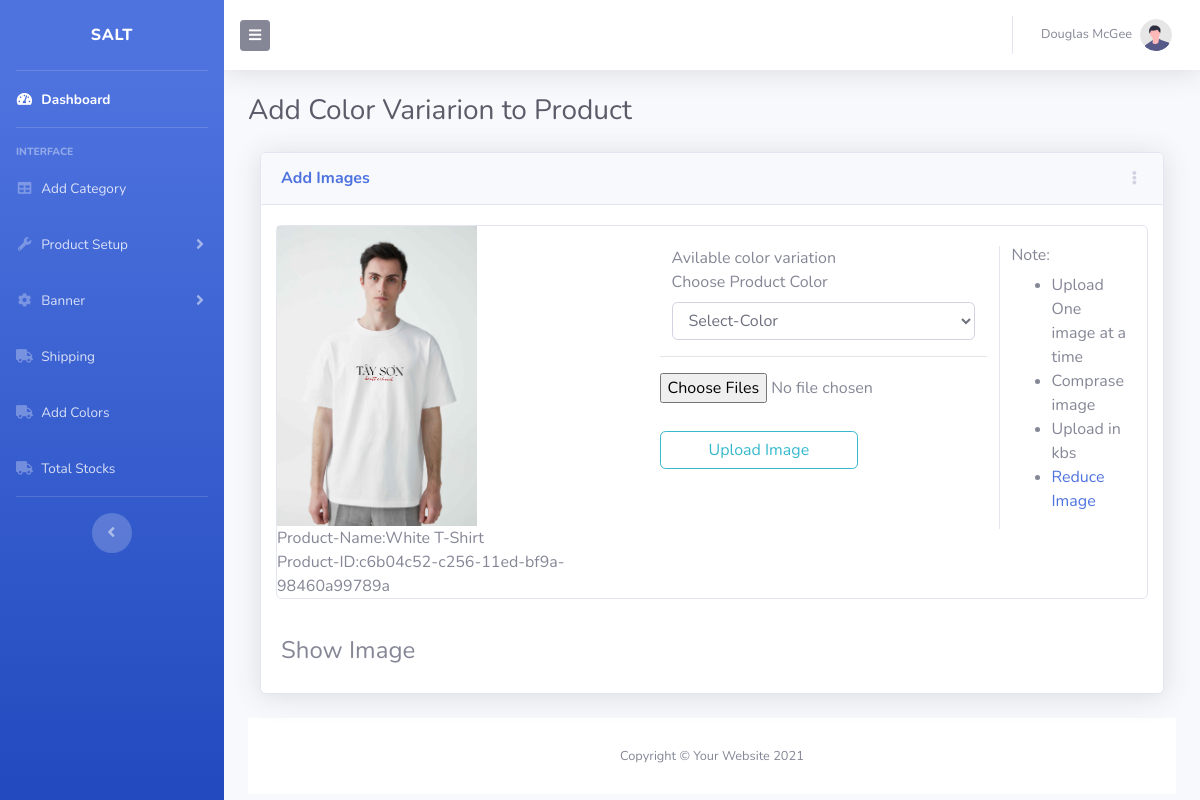
Screenshot of /add-colored-images/c6b04c52-c256-11ed-bf9a-98460a99789a with the database file from the repository.
### tables this page shows
CREATE TABLE `tbl_main_product` (
  `product_id` int(12) NOT NULL,
  `product_uuid` varchar(255) NOT NULL,
  `product_name` varchar(255) NOT NULL,
  `slug_product` varchar(255) NOT NULL,
  `brand_name` varchar(25) NOT NULL,
  `article_no` varchar(100) NOT NULL,
  `parent_cat_id` int(2) NOT NULL,
  `child_cat_id` int(2) NOT NULL,
  `slug_cat_child` varchar(255) DEFAULT NULL,
  `product_main_image` varchar(255) NOT NULL,
  `product_short_description` varchar(255) NOT NULL,
  `product_long_description` varchar(255) NOT NULL,
  `product_size` varchar(255) NOT NULL,
  `product_size_name` varchar(255) NOT NULL,
  `product_color` varchar(255) NOT NULL,
  `product_color_name` varchar(255) NOT NULL,
  `product_quantity` int(100) NOT NULL,
  `product_mrp` int(6) NOT NULL,
  `product_selling_price` int(6) NOT NULL,
  `discount_percentage` int(2) NOT NULL,
  `created_at` timestamp(6) NOT NULL DEFAULT current_timestamp(6) ON UPDATE current_timestamp(6),
  `updated_at` timestamp(6) NOT NULL DEFAULT '0000-00-00 00:00:00.000000',
  `status` int(2) NOT NULL DEFAULT 1,
  `isActive` int(2) NOT NULL DEFAULT 1
);

### application/controllers/Admin/Admin_Controller.php (called while the page is built, shortened)
<?php
class Admin_Controller extends CI_Controller {
	function __construct() {
		$this->load->helper('url');
        $this->load->model('Admin_model');
	}
	public function add_colored_images($product_uuid)
	{
		$data['selected_product'] = $this->Admin_model->fetchSingleProduct($product_uuid);
		$data['product_colors'] = $this->Admin_model->showColorsByVariationTable($product_uuid);
		$this->load->view('admin/header');
		$this->load->view('admin/side_nav');
		$this->load->view('admin/top_nav');
		$this->load->view('admin/add_colored_images', $data);
		$this->load->view('admin/footer');
	}
}

### index.php (called while the page is built, shortened)
<?php
require_once BASEPATH.'core/CodeIgniter.php';

### application/models/Admin_model.php (called while the page is built, shortened)
<?php
 class Admin_Model extends CI_Model{
    public function fetchSingleProduct($product_uuid)
    {
        $query = "SELECT product_id,product_uuid,product_color,product_name,article_no,product_main_image FROM tbl_main_product WHERE product_uuid='$product_uuid'";
        $q = $this->db->query($query);
        if ($q->num_rows() > 0) {
               return $q->result();
          }
          else {
              return NULL;
          }
    }
}

### application/views/admin/add_colored_images.php (the view, shortened to what this page needs)
<!DOCTYPE html>
<html lang="en">
<head>
</head>
<body>
<div class="container-fluid">
 <div class="d-sm-flex align-items-center justify-content-between mb-4">
     <h1 class="h3 mb-0 text-gray-800">Add Color Variarion to Product</h1>
 </div>
  <div class="col-xl-12 col-lg-12">
         <div class="card shadow mb-4">
             <div
                 class="card-header py-3 d-flex flex-row align-items-center justify-content-between">
                 <h6 class="m-0 font-weight-bold text-primary">Add Images</h6>
                 <div class="dropdown no-arrow">
                     <a class="dropdown-toggle" href="#" role="button" id="dropdownMenuLink"
                         data-toggle="dropdown" aria-haspopup="true" aria-expanded="false">
                         <i class="fas fa-ellipsis-v fa-sm fa-fw text-gray-400"></i>
                     </a>
                 </div>
             </div>
             <div class="card-body">
            <div class="form-row">
            <div class="card mb-1" style="">
  <div class="row no-gutters">
    <div class="col-md-5">
      <img class=""  src="<?= base_url('uploads/'.$selected_product[0]->product_main_image); ?>" height="300" width="200"  alt="...">
      <br>
      Product-Name:<span class="card-title"><?= ($selected_product[0]->product_name);?></span>
      <br>
      Product-ID:<span class="card-title"><?= ($selected_product[0]->product_uuid);?></span>
    </div>
    <div class="col-md-7">
      <div class="card-body">
        <div class="row">
          <div class='col'>
            <form  action="<?= base_url('store-colored-image'); ?>" method="POST" enctype="multipart/form-data">
                <div class="col">
                    <div class="form-group">
                      <span>Avilable color variation</span>
                        <label for="exampleFormControlSelect1">Choose Product Color</label>
                            <select class="form-control" name="product_color" id="exampleFormControlSelect1">
                            <option value=''>Select-Color</option>
                            </select>
                      </div>
                  </div>
                <hr>
                <input type="file" id="files" name="files[]"  multiple="multiple"/>
                <br>
                <input type="submit" class="btn btn-outline-info mt-1 pr-5 pl-5" value="Upload Image" />
            </form>
          </div>
          <div class='col border-left'>
          <h6>Note:</h6>
            <ul>
                <li>Upload One image at a time</li>
                <li>Comprase image</li>
                <li>Upload in kbs</li>
                <li><a href="https://www.duplichecker.com/reduce-image-size-in-kb.php">Reduce Image</a></li>
            </ul>
          </div>
      </div>
    </div>
      </div>
    </div>
</div>
         </div>
         <h4>Show Image</h4>
     </div>
</div>
</div>
</body>
</html>

### application/views/admin/add_colored_images.php (style rules this page uses)
input[type="file"] { display: block; }

### rows the page displays
tbl_main_product: product_main_image (picture), product_name "White T-Shirt", product_uuid "c6b04c52-c256-11ed-bf9a-98460a99789a"
